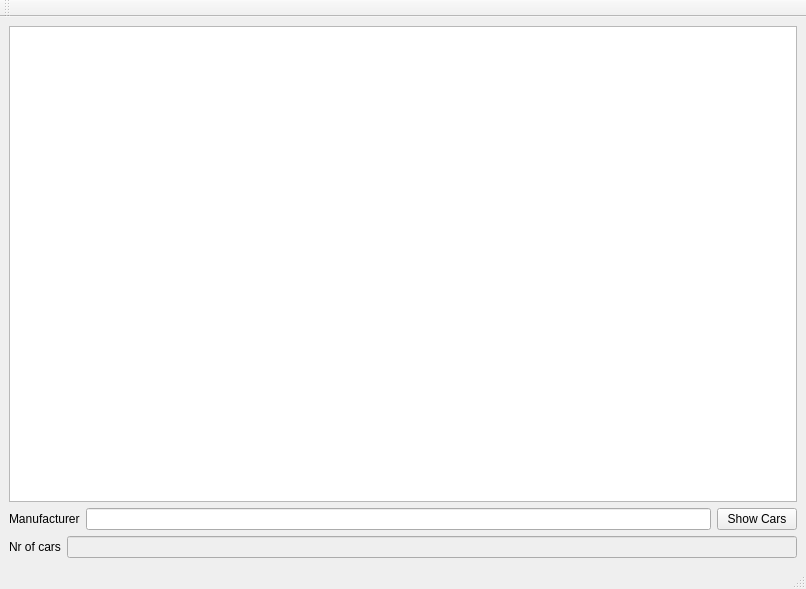
<?xml version="1.0" encoding="UTF-8"?>
<ui version="4.0">
 <class>MainWindow</class>
 <widget class="QMainWindow" name="MainWindow">
  <property name="geometry">
   <rect>
    <x>0</x>
    <y>0</y>
    <width>806</width>
    <height>589</height>
   </rect>
  </property>
  <property name="windowTitle">
   <string>MainWindow</string>
  </property>
  <widget class="QWidget" name="centralwidget">
   <layout class="QVBoxLayout" name="verticalLayout">
    <item>
     <widget class="QListWidget" name="carsList"/>
    </item>
    <item>
     <layout class="QHBoxLayout" name="horizontalLayout">
      <item>
       <widget class="QLabel" name="label">
        <property name="text">
         <string>Manufacturer</string>
        </property>
       </widget>
      </item>
      <item>
       <widget class="QLineEdit" name="manufacturerInput"/>
      </item>
      <item>
       <widget class="QPushButton" name="showButton">
        <property name="text">
         <string>Show Cars</string>
        </property>
       </widget>
      </item>
     </layout>
    </item>
    <item>
     <layout class="QHBoxLayout" name="horizontalLayout_2">
      <item>
       <widget class="QLabel" name="label_2">
        <property name="text">
         <string>Nr of cars</string>
        </property>
       </widget>
      </item>
      <item>
       <widget class="QLineEdit" name="carNumberOutput">
        <property name="enabled">
         <bool>false</bool>
        </property>
       </widget>
      </item>
     </layout>
    </item>
   </layout>
  </widget>
  <widget class="QMenuBar" name="menubar">
   <property name="geometry">
    <rect>
     <x>0</x>
     <y>0</y>
     <width>806</width>
     <height>25</height>
    </rect>
   </property>
  </widget>
  <widget class="QStatusBar" name="statusbar"/>
  <widget class="QToolBar" name="toolBar">
   <property name="windowTitle">
    <string>toolBar</string>
   </property>
   <attribute name="toolBarArea">
    <enum>TopToolBarArea</enum>
   </attribute>
   <attribute name="toolBarBreak">
    <bool>false</bool>
   </attribute>
  </widget>
 </widget>
 <resources/>
 <connections/>
</ui>
